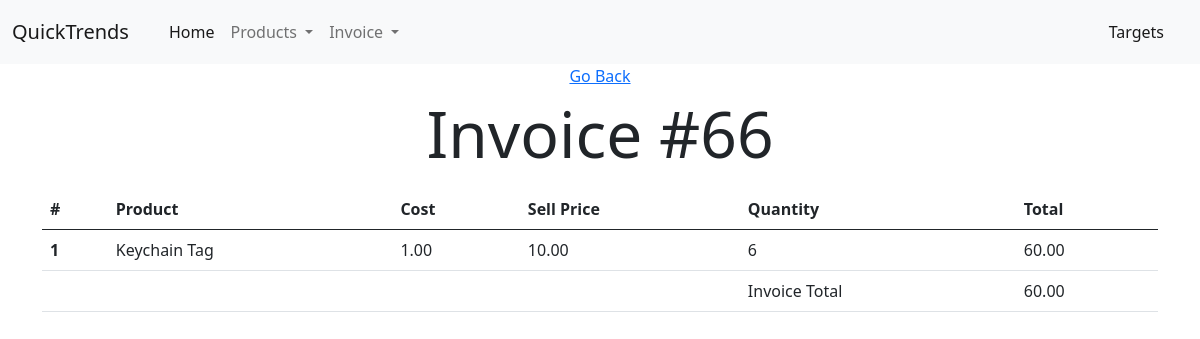
Page /invoices/66/ on the committed database.
### Invoices/models.py (models this page shows)
class Invoice(models.Model):
    date = models.DateField(null=True)
    products = models.ManyToManyField(Product, related_name='proditem', through='Item', null=True)
    def __str__(self):
        return 'Invoice #' + str(self.pk)
    def total(self):
        total = 0
        for thing in self.item_set.all():
            total += thing.total()
        return total
    class Meta:
        verbose_name = 'Invoice'

class Item(models.Model):
    product = models.ForeignKey(Product, on_delete=models.CASCADE)
    invoice = models.ForeignKey(Invoice, on_delete=models.CASCADE, blank=True, null=True)
    quantity = models.PositiveIntegerField(default=1)
    sales_channel = models.CharField(max_length=100, default='Generic Sale')
    def __str__(self):
        return self.product.name
    def total(self):
        return self.quantity * self.product.sale_price
    class Meta:
        verbose_name = 'Item'

### Inventory/models.py (models this page shows, shortened)
class Product(models.Model):
    name = models.CharField(max_length=128)
    description = models.CharField(max_length=200)
    cost = models.DecimalField(decimal_places=2, max_digits=10, default=Decimal(0.00))
    sale_price = models.DecimalField(decimal_places=2, max_digits=10)
    stock = models.PositiveIntegerField(default=0)
    class Meta:
        verbose_name = 'Product'

### Invoices/views.py (the view)
# urls.py: path('<int:pk>/', InvoiceDetail.as_view(), name='invoice-detail'),
class InvoiceDetail(View):
    template_name = 'Invoices/invoice-detail.html'
    def get(self, request, pk):
        invoice = Invoice.objects.get(pk=pk)
        ctx = {'invoice': invoice}
        return render(request, self.template_name, ctx)

### Invoices/templates/Invoices/invoice-detail.html (shortened to what this page needs)
{% extends "base.html" %}
{% load humanize %}
{% block body %}
<div class="container">
    <div class="row text-center">
        <div class="col">
            <a href="{% url 'invoices:invoice-home' %}">Go Back</a>
        </div>
    </div>
    <div class="row text-center my-2">
        <div class="col">
            <h1 class="display-3">{{ invoice }}</h1>
        </div>
    </div>
    <div class="row">
        <div class="col">
            <table class="table">
                <thead>
                <tr>
                    <th scope="col">#</th>
                    <th scope="col">Product</th>
                    <th scope="col">Cost</th>
                    <th scope="col">Sell Price</th>
                    <th scope="col">Quantity</th>
                    <th scope="col">Total</th>
                </tr>
                </thead>
                <tbody>
                {% for thing in invoice.item_set.all %}
                <tr>
                    <th scope="row">{{ forloop.counter }}</th>
                    <td>{{ thing }}</td>
                    <td>{{ thing.product.cost|intcomma }}</td>
                    <td>{{ thing.product.sale_price|intcomma }}</td>
                    <td>{{ thing.quantity }}</td>
                    <td>{{ thing.total|intcomma }}</td>
                </tr>
                {% endfor %}
                <tf>
                    <td></td>
                    <td></td>
                    <td></td>
                    <td></td>
                    <td>Invoice Total</td>
                    <td>{{ invoice.total|intcomma }}</td>
                </tf>
                </tbody>
            </table>
        </div>
    </div>
</div>
{% endblock body %}

### rows in the picture
Invoice: id "Invoice #66", total "60.00"
Item: product.name "Keychain Tag", product.cost "1.00", product.sale_price "10.00", quantity "6", total "60.00"
